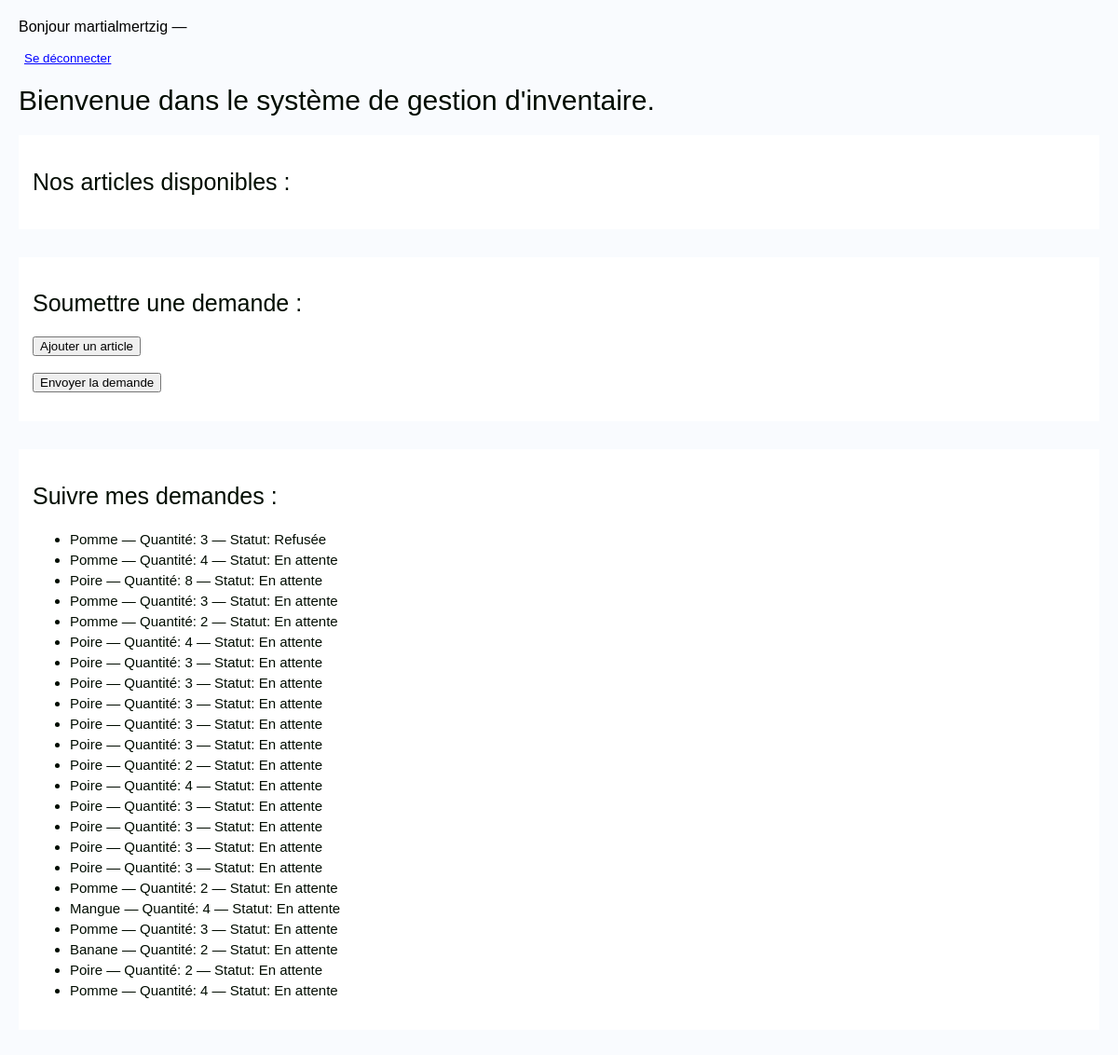
Page /inventaire/ (signed in) on the earlier database version.
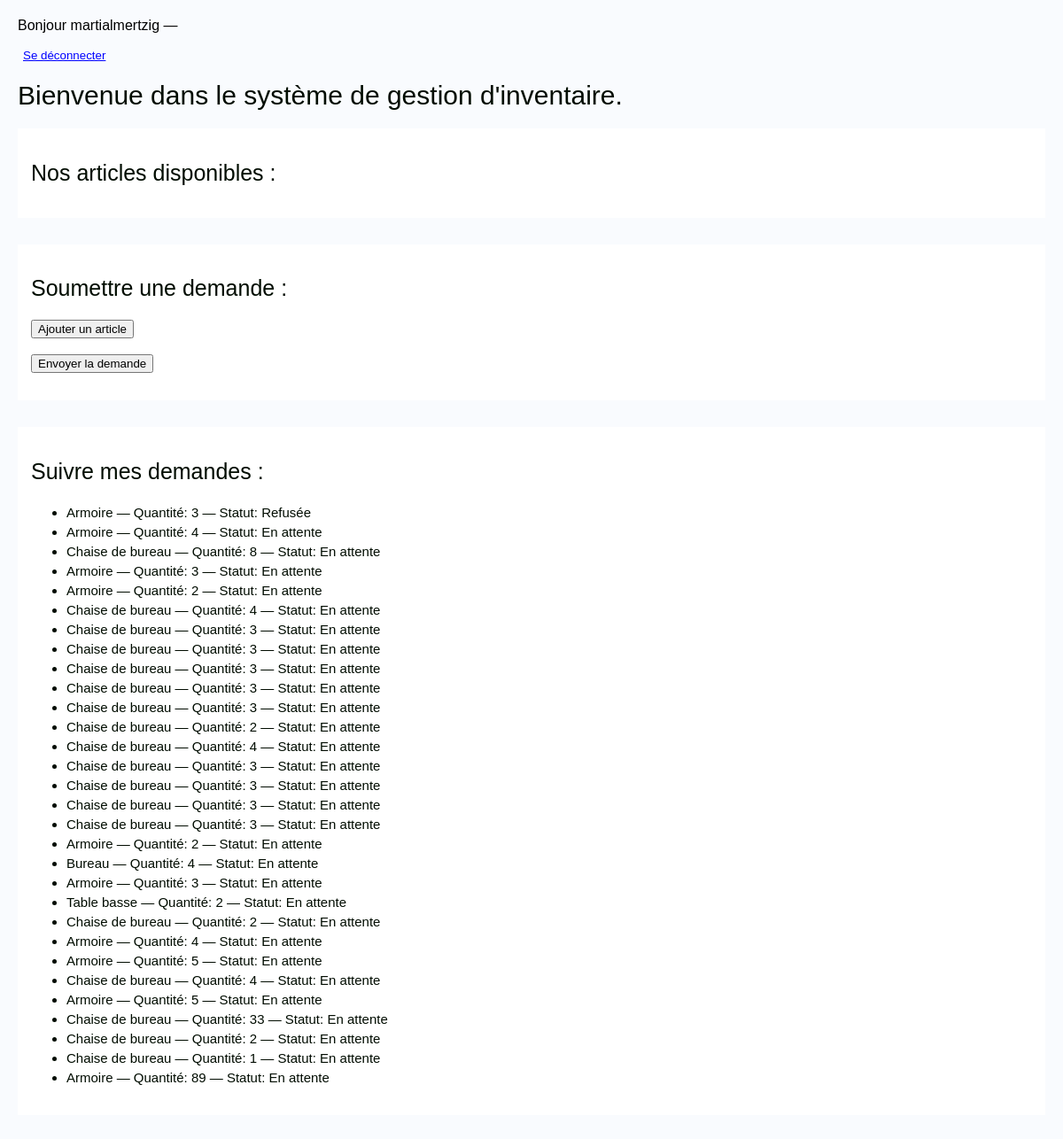
Same page on the later database version.
### inventory/models.py (models this page shows, shortened)
class ProductRequest(models.Model):
    STATUS_CHOICES = [
        ('pending', 'En attente'),
        ('approved', 'Approuvée'),
        ('rejected', 'Refusée'),
    ]
    user = models.ForeignKey(User, on_delete=models.CASCADE, null=True, blank=True)
    product = models.ForeignKey(Product, on_delete=models.CASCADE)
    quantity_requested = models.PositiveIntegerField()
    status = models.CharField(max_length=10, choices=STATUS_CHOICES, default='pending')
    date_submitted = models.DateTimeField(auto_now_add=True)

class Product(models.Model):
    name = models.CharField(max_length=100) #Nom du produit
    description = models.TextField(blank=True) #Description du produit
    quantity = models.PositiveIntegerField() #Quantité
    price = models.DecimalField(max_digits=10, decimal_places=2) #Prix

### inventory/views.py (the view, shortened to what this page needs)
# urls.py: path('inventaire/', views.product_list, name='liste_produit'),
@login_required
def product_list(request):
    products = Product.objects.all()
    demandes = ProductRequest.objects.filter(user=request.user)
    return render(request, 'liste_produit.html', {
        'products': products,
        'demandes': demandes
    })

### inventory/templates/liste_produit.html (shortened to what this page needs)
{% load static %}
{% if user.is_authenticated %}
  <p>Bonjour {{ user.username }} —
    <form action="{% url 'logout' %}" method="post">
      <button type="submit" style="background:none; border:none; color:blue; text-decoration:underline; cursor:pointer;">
        Se déconnecter
      </button>
    </form>
  </p>
{% else %}
  <p><a href="{% url 'login' %}">Connexion</a></p>
{% endif %}
<!DOCTYPE html>
<html lang="fr">
    <head>
        <link rel="stylesheet" href="{% static 'inventory/css/style.css' %}">
    </head>
<body>
    <h1>Bienvenue dans le système de gestion d'inventaire.</h1>
     <section>
        <h2>Nos articles disponibles :</h2>
     </section>
      <section>
        <h2>Soumettre une demande :</h2>
        <form method="post" id="request-form">
            <button type="button" id="add-line">Ajouter un article</button>
            <br><br>
            <button type="submit">Envoyer la demande</button>
        </form>
      </section>
       <section>
        <h2>Suivre mes demandes :</h2>
        <ul>
            {% for demande in demandes %}
                <li>{{ demande.product.name }} — Quantité: {{ demande.quantity_requested }} — Statut: {{ demande.get_status_display }}</li>
            {% endfor %}
        </ul>
       </section>
</body>
</html>

Differences in the rows shown:
changed through a linked row, ProductRequest "Refusée": product.name "Pomme" → "Armoire"
changed through a linked row, ProductRequest (number 2 of 30 on the later page): product.name "Pomme" → "Armoire"
changed through a linked row, ProductRequest (number 3 of 30 on the later page): product.name "Poire" → "Chaise de bureau"
changed through a linked row, ProductRequest (number 4 of 30 on the later page): product.name "Pomme" → "Armoire"
changed through a linked row, ProductRequest (number 5 of 30 on the later page): product.name "Pomme" → "Armoire"
changed through a linked row, ProductRequest (number 6 of 30 on the later page): product.name "Poire" → "Chaise de bureau"
changed through a linked row, ProductRequest (number 7 of 30 on the later page): product.name "Poire" → "Chaise de bureau"
changed through a linked row, ProductRequest (number 8 of 30 on the later page): product.name "Poire" → "Chaise de bureau"
changed through a linked row, ProductRequest (number 9 of 30 on the later page): product.name "Poire" → "Chaise de bureau"
changed through a linked row, ProductRequest (number 10 of 30 on the later page): product.name "Poire" → "Chaise de bureau"
changed through a linked row, ProductRequest (number 11 of 30 on the later page): product.name "Poire" → "Chaise de bureau"
changed through a linked row, ProductRequest (number 12 of 30 on the later page): product.name "Poire" → "Chaise de bureau"
changed through a linked row, ProductRequest (number 13 of 30 on the later page): product.name "Poire" → "Chaise de bureau"
changed through a linked row, ProductRequest (number 14 of 30 on the later page): product.name "Poire" → "Chaise de bureau"
changed through a linked row, ProductRequest (number 15 of 30 on the later page): product.name "Poire" → "Chaise de bureau"
changed through a linked row, ProductRequest (number 16 of 30 on the later page): product.name "Poire" → "Chaise de bureau"
changed through a linked row, ProductRequest (number 17 of 30 on the later page): product.name "Poire" → "Chaise de bureau"
changed through a linked row, ProductRequest (number 18 of 30 on the later page): product.name "Pomme" → "Armoire"
changed through a linked row, ProductRequest: product.name "Mangue" → "Bureau"
changed through a linked row, ProductRequest (number 20 of 30 on the later page): product.name "Pomme" → "Armoire"
changed through a linked row, ProductRequest: product.name "Banane" → "Table basse"
changed through a linked row, ProductRequest (number 22 of 30 on the later page): product.name "Poire" → "Chaise de bureau"
changed through a linked row, ProductRequest (number 23 of 30 on the later page): product.name "Pomme" → "Armoire"
added ProductRequest: product.name "Armoire", quantity_requested "5", status "En attente"
added ProductRequest: product.name "Chaise de bureau", quantity_requested "4", status "En attente"
added ProductRequest: product.name "Armoire", quantity_requested "5", status "En attente"
added ProductRequest: product.name "Chaise de bureau", quantity_requested "33", status "En attente"
added ProductRequest: product.name "Chaise de bureau", quantity_requested "2", status "En attente"
added ProductRequest: product.name "Chaise de bureau", quantity_requested "1", status "En attente"
added ProductRequest: product.name "Armoire", quantity_requested "89", status "En attente"
